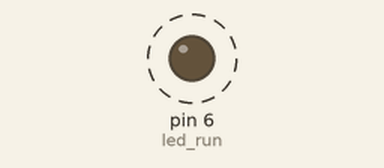
Bench run of a sketch on a simulated Arduino Uno, built with avr-gcc and run on an emulated ATmega328P. Parts: output pins drawn as LEDs (lit = HIGH). Dashed ring = blinking. What the sketch prints to the serial monitor is not drawn.

Above: at 0.5 s.
Timing chart, 0 to 4.6 s (numbered marks = the images above):
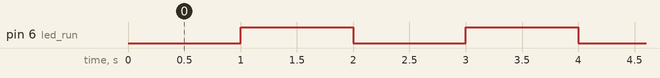

The sketch:

millis.ino
```cpp
unsigned long previousMillis = 0;
const long interval = 1000;

#define led_run 6
int ledState = LOW;

void setup() {
  Serial.begin(115200);
  pinMode(led_run, OUTPUT);
}

void loop() {
  unsigned long currentMillis = millis();
  if (currentMillis - previousMillis >= interval)
  {
    previousMillis = currentMillis;
    Serial.print("perviousMillis :");
    Serial.println(previousMillis);
    if (ledState == LOW) {
      ledState = HIGH;
    } else {
      ledState = LOW;
    }
   digitalWrite(led_run, ledState);
  }
}
```

Measured:
- by itself, pin 6 (led_run): alternates HIGH for 1.0 s and LOW for 1.0 s
